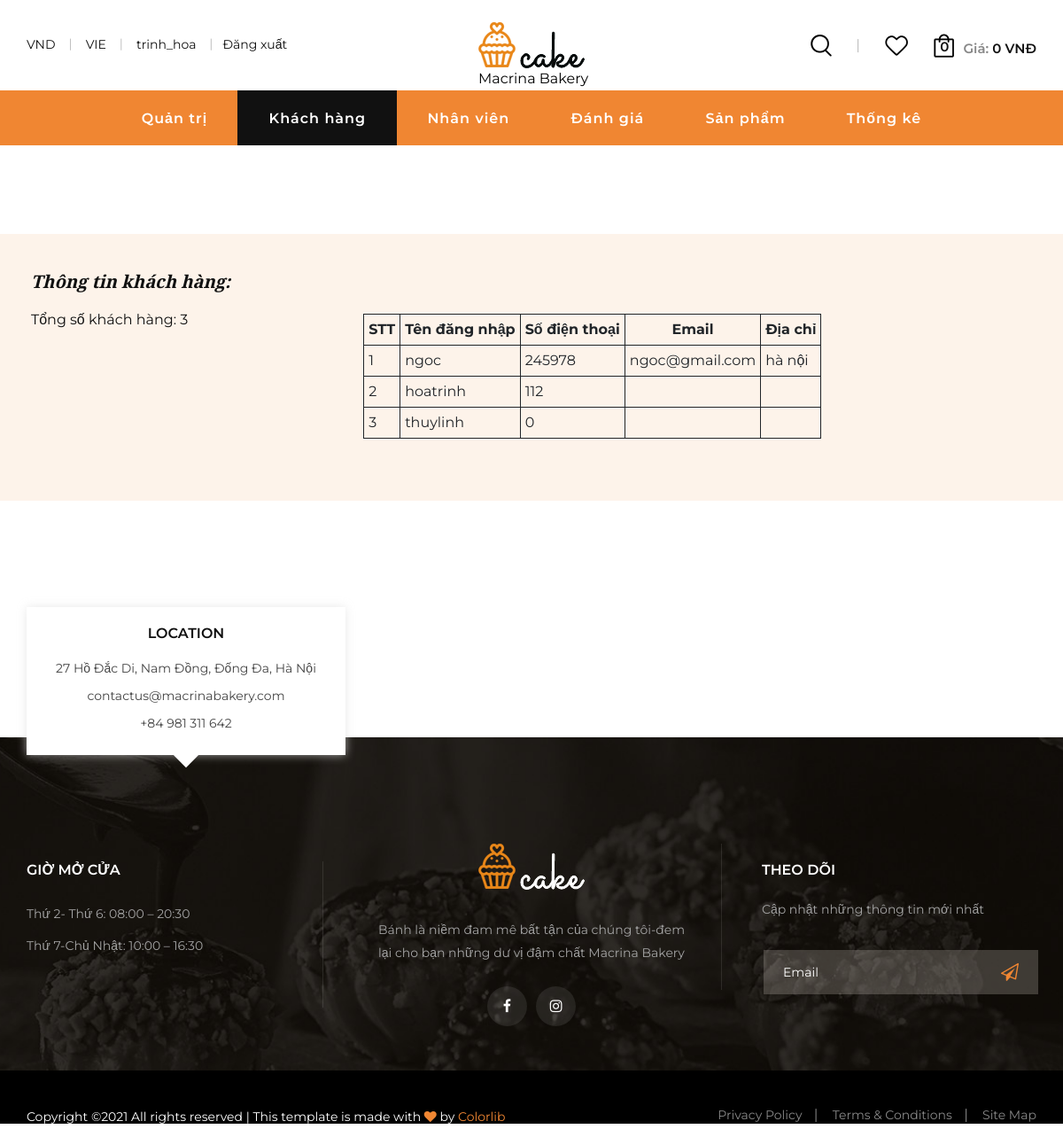
/admin/nguoi_dung.php (signed in), run on the app's committed database.
### tables this page shows
CREATE TABLE `tbl_dang_nhap` (
  `id_dang_nhap` int(11) NOT NULL,
  `ten_dang_nhap` varchar(50) NOT NULL,
  `mat_khau` varchar(50) NOT NULL,
  `so_dien_thoai` int(11) NOT NULL,
  `email` varchar(50) NOT NULL,
  `dia_chi` text NOT NULL
);

### admin/nguoi_dung.php (the view, shortened to what this page needs)
<!DOCTYPE html>
<html lang="vi">
<head>
    <link rel="stylesheet" href="css/bootstrap.min.css" type="text/css">
    <link rel="stylesheet" href="css/flaticon.css" type="text/css">
    <link rel="stylesheet" href="css/barfiller.css" type="text/css">
    <link rel="stylesheet" href="css/magnific-popup.css" type="text/css">
    <link rel="stylesheet" href="css/font-awesome.min.css" type="text/css">
    <link rel="stylesheet" href="css/elegant-icons.css" type="text/css">
    <link rel="stylesheet" href="css/nice-select.css" type="text/css">
    <link rel="stylesheet" href="css/owl.carousel.min.css" type="text/css">
    <link rel="stylesheet" href="css/slicknav.min.css" type="text/css">
    <link rel="stylesheet" href="css/style.css" type="text/css">
</head>
<body>
    <header class="header">
        <div class="header__top">
            <div class="container">
                <div class="row">
                    <div class="col-lg-12">
                        <div class="header__top__inner">
                            <div class="header__top__left">
                                <ul>
                                    <li>VND</li>
                                    <li>VIE</li>
                                    <li>
                                         <?php
                                            if (isset($_SESSION['logged'])) {
                                            echo $_SESSION["taikhoan"] ?>
                                            <li> <a href="admin_logout.php">Đăng xuất</a></li>
                                        <?php } ?>
                                    </li>
                                </ul>
                            </div>
                            <div class="header__logo">
                                <a href="../index.php"><img src="img/logo.png" alt=""></a>
                                <div class="shop_name">
                                     <a href="../index.php">Macrina Bakery</a>
                                </div>
                            </div>
                            <div class="header__top__right">
                                <div class="header__top__right__links">
                                    <a href="#" class="search-switch"><img src="img/icon/search.png" alt=""></a>
                                    <a href="#"><img src="img/icon/heart.png" alt=""></a>
                                </div>
                                <div class="header__top__right__cart">
                                    <a href="#"><img src="img/icon/cart.png" alt=""> <span>0</span></a>
                                    <div class="cart__price">Giá: <span>0 VNĐ</span></div>
                                </div>
                            </div>
                        </div>
                    </div>
                </div>
            </div>
        </div>
        <div class="container">
            <div class="row">
                <div class="col-lg-12">
                    <nav class="header__menu mobile-menu">
                        <ul>
                            <li><a href="quan_tri.php">Quản trị</a></li>
                            <li  class="active"><a href="nguoi_dung.php">Khách hàng</a></li>
                            <li><a href="nhan_vien.php">Nhân viên</a></li>
                            <li><a href="danh_gia.php">Đánh giá</a></li>
                            <li><a href="san_pham.php">Sản phẩm</a></li>
                            <li><a href="thong_ke.php">Thống kê</a></li>
                        </ul>
                    </nav>
                </div>
            </div>
        </div>
    </header>
     <section class="login spad">
        <div class="row">
                <div >
                    <p style="font-style: italic; font-weight: bold; font-family: Playfair Display; font-size: 20px; margin-top:-50px; margin-left: 50px;">Thông tin khách hàng: </p>
                        <?php
                            $ket_noi=mysqli_connect("localhost","root","","cua_hang_banh");
                            $count="SELECT * from tbl_dang_nhap";
                            $query=mysqli_query($ket_noi,$count);
                            $dem=mysqli_num_rows($query);
                        ;?>
                    <p style="margin-left: 50px;">Tổng số khách hàng: <?php echo $dem ;?> </p>
                </div>
                <div>
                    <table style="margin-left: 150px;">
                        <tr>
                            <td style="font-weight: bold; text-align: center;">STT</td>
                            <td style="font-weight: bold; text-align: center;">Tên đăng nhập</td>
                            <td style="font-weight: bold; text-align: center;">Số điện thoại</td>
                            <td style="font-weight: bold; text-align: center;">Email</td>
                            <td style="font-weight: bold; text-align: center;">Địa chỉ</td>
                        </tr>
                        <?php
                            $sql="SELECT * from tbl_dang_nhap order by id_dang_nhap desc";
                            $noi_dung_tin_tuc=mysqli_query($ket_noi,$sql);
                            $i=0;
                            while ($row=mysqli_fetch_array($noi_dung_tin_tuc)) { $i++;
                        ;?>
                            <tr>
                                <td><?php echo $i ;?></td>
                                <td><?php echo $row["ten_dang_nhap"] ;?></td>
                                <td><?php echo $row["so_dien_thoai"] ;?></td>
                                <td><?php echo $row["email"] ;?></td>
                                <td><?php echo $row["dia_chi"] ;?></td>
                            </tr>
                            <?php
                            }
                            ;?>
                    </table>
                </div>
        </div>
    </section>
    <div class="map">
        <div class="container">
            <div class="row">
                <div class="col-lg-4 col-md-7">
                    <div class="map__inner">
                        <h6>Location</h6>
                        <ul>
                            <li>27 Hồ Đắc Di, Nam Đồng, Đống Đa, Hà Nội</li>
                            <li>contactus@macrinabakery.com</li>
                            <li>+84 981 311 642</li>
                        </ul>
                    </div>
                </div>
            </div>
        </div>
        <div class="map__iframe">
           <iframe src="https://www.google.com/maps/embed?pb=!1m10!1m8!1m3!1d3724.5260592881!2d105.8282093!3d21.011627!3m2!1i1024!2i768!4f13.1!5e0!3m2!1svi!2s!4v1602676091413!5m2!1svi!2s" width="400" height="250" frameborder="0" style="border:0;" allowfullscreen="" aria-hidden="false" tabindex="0"></iframe>
        </div>
    <footer class="footer set-bg" data-setbg="img/footer-bg.jpg">
        <div class="container">
            <div class="row">
                <div class="col-lg-4 col-md-6 col-sm-6">
                    <div class="footer__widget">
                        <h6>GIỜ MỞ CỬA</h6>
                        <ul>
                            <li>Thứ 2- Thứ 6: 08:00  – 20:30 </li>
                            <li>Thứ 7-Chủ Nhật: 10:00  – 16:30 </li>
                        </ul>
                    </div>
                </div>
                <div class="col-lg-4 col-md-6 col-sm-6">
                    <div class="footer__about">
                        <div class="footer__logo">
                            <a href="#"><img src="img/footer-logo.png" alt=""></a>
                        </div>
                        <p>Bánh là niềm đam mê bất tận của chúng tôi-đem lại cho bạn những dư vị
                        đậm chất Macrina Bakery</p>
                        <div class="footer__social">
                            <a href="https://www.facebook.com/macrinabakery"><i class="fa fa-facebook"></i></a>
                            <a href="https://www.instagram.com/macrinabakery/"><i class="fa fa-instagram"></i></a>
                        </div>
                    </div>
                </div>
                <div class="col-lg-4 col-md-6 col-sm-6">
                    <div class="footer__newslatter">
                        <h6>Theo dõi</h6>
                        <p>Cập nhật những thông tin mới nhất</p>
                        <form action="#">
                            <input type="text" placeholder="Email">
                            <button type="submit"><i class="fa fa-send-o"></i></button>
                        </form>
                    </div>
                </div>
            </div>
        </div>
        <div class="copyright">
            <div class="container">
                <div class="row">
                    <div class="col-lg-7">
                        <p class="copyright__text text-white">
                          Copyright &copy;<script>document.write(new Date().getFullYear());</script> All rights reserved | This template is made with <i class="fa fa-heart" aria-hidden="true"></i> by <a href="https://colorlib.com" target="_blank">Colorlib</a>
                      </p>
                  </div>
                  <div class="col-lg-5">
                    <div class="copyright__widget">
                        <ul>
                            <li><a href="#">Privacy Policy</a></li>
                            <li><a href="#">Terms & Conditions</a></li>
                            <li><a href="#">Site Map</a></li>
                        </ul>
                    </div>
                </div>
            </div>
        </div>
    </div>
</footer>
</body>
</html>

### admin/nguoi_dung.php (style rules this page uses)
table, tr, td { border: 1px solid; border-collapse: collapse; padding: 5px; }

### data on the page
tbl_dang_nhap: ten_dang_nhap "ngoc", so_dien_thoai "245978", email "ngoc@gmail.com", dia_chi "hà nội"
tbl_dang_nhap: ten_dang_nhap "hoatrinh", so_dien_thoai "112"
tbl_dang_nhap: ten_dang_nhap "thuylinh", so_dien_thoai "0"

### other printed values
$_SESSION["taikhoan"] "trinh_hoa"
$dem "3"
